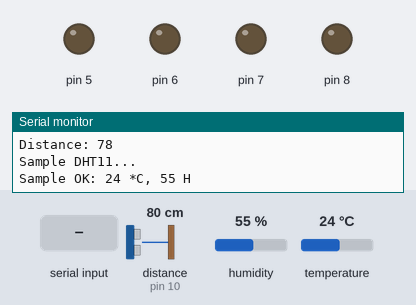
Simulated run of this sketch. Board: Arduino Uno, built with avr-gcc and run on an emulated ATmega328P. Shown: output pins drawn as LEDs (lit = HIGH), the last lines printed to the serial monitor. Wiring (inferred from the names in the program): ultrasonic range finder: trigger pin 9; echo pin 10. The test bench sets the inputs (shaded band); at power-on: distance to the obstacle (sensor on pin 10) 80 cm, humidity 55 %, temperature 24 °C. The echo pulse lasts 58.3 µs per cm; pins used as bus, display or sensor lines are not drawn.

Above: at 1.2 s.
1.3 s: "W" received over Serial
At 2.9 s:
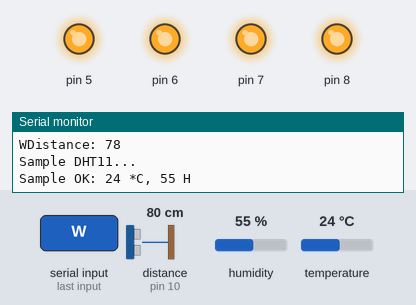
3.2 s: "S" received over Serial
At 3.43 s:
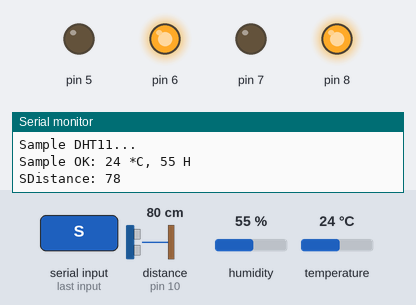
5.0 s: "D" received over Serial
At 5.21 s:
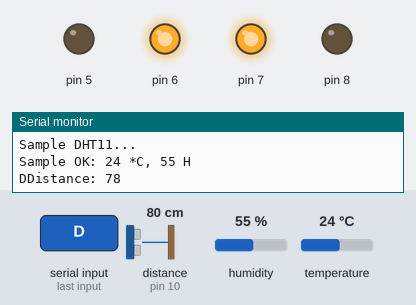
6.8 s: "A" received over Serial
At 6.99 s:
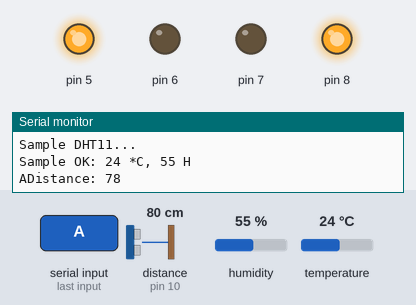
Timing chart, 0 to 9.6 s (numbered marks = the images above; inputs shaded):
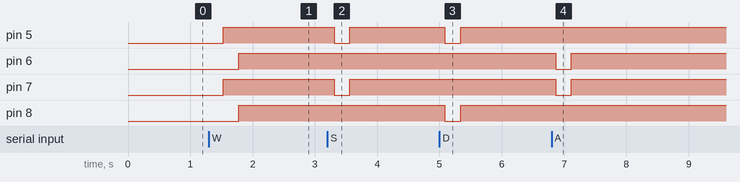

The sketch:

FINAL_DHT_DISTANCE_MOVEMENT.ino
```cpp
#include <SimpleDHT.h>
int pinDHT11 = 2;
const int trigPin = 9;
const int echoPin = 10;
long duration;
int distance;
char data;

SimpleDHT11 dht11(pinDHT11);

void setup() {
  pinMode(5, OUTPUT);
  pinMode(6, OUTPUT);
  pinMode(7, OUTPUT);
  pinMode(8, OUTPUT);
pinMode(trigPin, OUTPUT);
pinMode(echoPin, INPUT);
Serial.begin(9600);
}

void loop() {

   if(Serial.available()>0)
  {
     data=Serial.read();
     Serial.print(data);
      if(data=='W')
     {
      while(data=='W')
      {
       digitalWrite(5, HIGH);//MOVES FORWARD
       digitalWrite(6, LOW);

       digitalWrite(7, HIGH);
       digitalWrite(8, LOW);

       delay(250);
       break;
      }

     }
      if(data=='S')
      {
        while(data=='S')
      {
       digitalWrite(5, LOW);//MOVES BACKWARD
       digitalWrite(6, HIGH);

       digitalWrite(7, LOW);
       digitalWrite(8, HIGH);

       delay(250);
       break;
      }
      }
       if(data=='D')
     {
      while(data=='D')
      {
       digitalWrite(6, HIGH);//TURNS RIGHT
       digitalWrite(5, LOW);

       digitalWrite(7, HIGH);
       digitalWrite(8, LOW);

       delay(250);
       break;
     }
     }
      if(data=='A')
     {
      while(data=='A')
      {
       digitalWrite(6, LOW);//TURNS LEFT
       digitalWrite(5, HIGH);

       digitalWrite(7, LOW);
       digitalWrite(8, HIGH);

       delay(250);
       break;
     }
     }
      if(data=='H')
     {
       digitalWrite(5, HIGH);//STOPS
       digitalWrite(6, HIGH);

       digitalWrite(7, HIGH);
       digitalWrite(8, HIGH);
     }
     else
     {
      digitalWrite(5, HIGH);//STOPS
      digitalWrite(6, HIGH);
      digitalWrite(7, HIGH);
      digitalWrite(8, HIGH);

     }
}

digitalWrite(trigPin, LOW);
delayMicroseconds(2);
digitalWrite(trigPin, HIGH);
delayMicroseconds(10);
digitalWrite(trigPin, LOW);
duration = pulseIn(echoPin, HIGH);
distance= duration*0.034/2;
Serial.print("Distance: ");
Serial.println(distance);


  Serial.println("Sample DHT11...");
  byte temperature = 0;
  byte humidity = 0;
  int err = SimpleDHTErrSuccess;
  if ((err = dht11.read(&temperature, &humidity, NULL)) != SimpleDHTErrSuccess) {
    Serial.print("Read DHT11 failed, err=");
    Serial.println(err);
    delay(1000);
    return;
  }
  Serial.print("Sample OK: ");
  Serial.print((int)temperature);
  Serial.print(" *C, ");
  Serial.print((int)humidity);
  Serial.println(" H");
  delay(1500);
}
```

Measured:
- after the input at 1.3 s, pin 5, pin 7: LOW → HIGH after 0.23 s; pin 6, pin 8: LOW → HIGH after 0.48 s
- after the input at 3.2 s, pin 5, pin 7: HIGH → LOW after 0.11 s, → HIGH 0.25 s later
- after the input at 5.0 s, pin 5, pin 8: HIGH → LOW after 0.09 s, → HIGH 0.25 s later
- after the input at 6.8 s, pin 6, pin 7: HIGH → LOW after 0.07 s, → HIGH 0.25 s later
